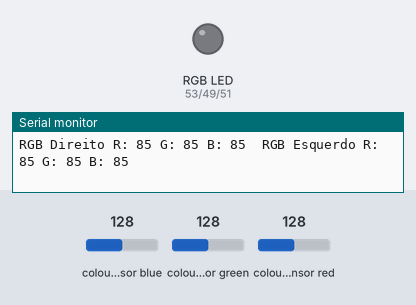
This sketch was run on a simulated Arduino Mega 2560, built with avr-gcc and run on an emulated ATmega2560. Shown: an RGB LED mixed from three pins (HIGH = lit), the last lines printed to the serial monitor. The test bench sets the inputs (shaded band); at power-on: colour sensor green 128, colour sensor blue 128, colour sensor red 128.

Above: at 1.2 s.
1.3 s: colour sensor green set to 190
2.8 s: colour sensor green set to 195
At 4.1 s:
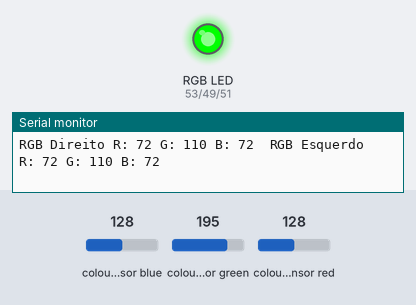
4.4 s: colour sensor blue set to 134
At 5.0 s:
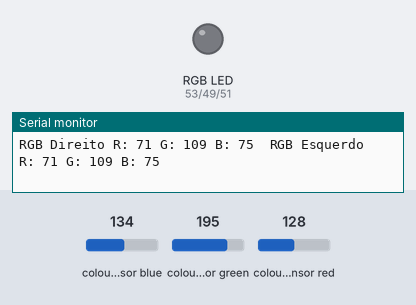
6.0 s: colour sensor blue set to 5
At 7.1 s:
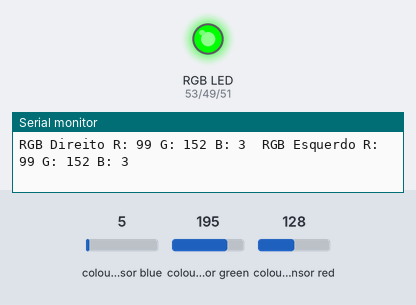
7.5 s: colour sensor green set to 190
At 7.9 s:
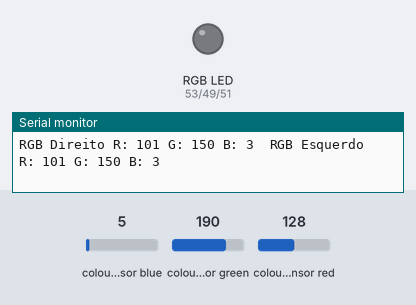
9.1 s: colour sensor green set to 5
At 9.9 s:
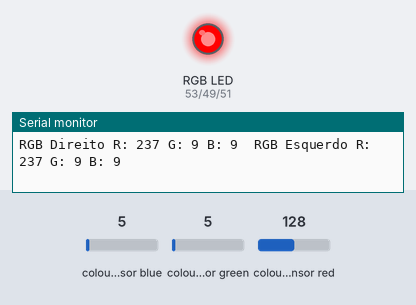
Timing chart, 0 to 11.7 s (numbered marks = the images above; inputs shaded):
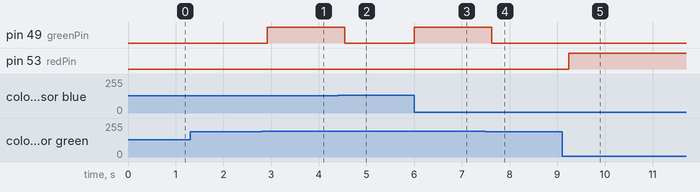

Measured:
- the behaviour switches between 192 and 193 on colour sensor green (found by bisection; images 0 and 1)
- the behaviour switches between 130 and 131 on colour sensor blue (found by bisection; images 1 and 2)
- the behaviour switches between 195 and 194 on colour sensor green (found by bisection; images 3 and 4)
- after the input at 2.8 s, pin 49 (greenPin): LOW → HIGH after 0.12 s
- after the input at 4.4 s, pin 49 (greenPin): HIGH → LOW after 0.14 s
- after the input at 6.0 s, pin 49 (greenPin): LOW → HIGH at once
- after the input at 7.5 s, pin 49 (greenPin): HIGH → LOW after 0.12 s
- after the input at 9.1 s, pin 53 (redPin): LOW → HIGH after 0.15 s

The sketch:

TestarSensoresRGB.ino
```cpp
#include <Wire.h>
#include "Adafruit_TCS34725softi2c.h"

const int sdaDir = 20, sclDir = 21, sdaEsq = 44, sclEsq = 45;
const int redPin = 53, greenPin = 49, bluePin = 51;

Adafruit_TCS34725softi2c rgbDir = Adafruit_TCS34725softi2c(TCS34725_INTEGRATIONTIME_50MS, TCS34725_GAIN_4X, sdaDir, sclDir);
Adafruit_TCS34725softi2c rgbEsq = Adafruit_TCS34725softi2c(TCS34725_INTEGRATIONTIME_50MS, TCS34725_GAIN_4X, sdaEsq, sclEsq);

void setup() {
  // put your setup code here, to run once:
  Serial.begin(9600);
  pinMode(redPin, OUTPUT);
  pinMode(greenPin, OUTPUT);
  pinMode(bluePin, OUTPUT);

  while (!rgbDir.begin()) {
    Serial.println("O sensor RGB direito não foi encontrado ... verifica as ligações");
    delay(1000);
  }

  while (!rgbEsq.begin()) {
    Serial.println("O sensor RGB esquerdo não foi encontrado ... verifica as ligações");
    delay(1000);
  }
}

void loop() {
  // put your main code here, to run repeatedly:
  checkColor();
}

void checkColor() {

  uint16_t clearDir, redDir, greenDir, blueDir;
  uint16_t clearEsq, redEsq, greenEsq, blueEsq;
  rgbDir.setInterrupt(false);  // turn on LED
  rgbEsq.setInterrupt(false);  // turn on LED
  delay(60);                   // takes 50ms to read
  rgbDir.getRawData(&redDir, &greenDir, &blueDir, &clearDir);
  rgbEsq.getRawData(&redEsq, &greenEsq, &blueEsq, &clearEsq);
  rgbDir.setInterrupt(true);  // turn off LED
  rgbEsq.setInterrupt(true);  // turn off LED

  uint32_t sumDir = clearDir;
  float dirR, dirG, dirB;
  dirR = redDir;
  dirR /= sumDir;
  dirG = greenDir;
  dirG /= sumDir;
  dirB = blueDir;
  dirB /= sumDir;
  dirR *= 256;
  dirG *= 256;
  dirB *= 256;

  uint32_t sumEsq = clearEsq;
  float esqR, esqG, esqB;
  esqR = redEsq;
  esqR /= sumEsq;
  esqG = greenEsq;
  esqG /= sumEsq;
  esqB = blueEsq;
  esqB /= sumEsq;
  esqR *= 256;
  esqG *= 256;
  esqB *= 256;

  Serial.print("RGB Direito R: ");
  Serial.print((int)dirR);
  Serial.print(" G: ");
  Serial.print((int)dirG);
  Serial.print(" B: ");
  Serial.print((int)dirB);
  Serial.print("\t");

  Serial.print("RGB Esquerdo R: ");
  Serial.print((int)esqR);
  Serial.print(" G: ");
  Serial.print((int)esqG);
  Serial.print(" B: ");
  Serial.println((int)esqB);


  if ((dirR > 120 && dirG < 100 && dirB < 100) || (esqR > 120 && esqG < 100 && esqB < 100)) {
    analogWrite(redPin, 255);
    analogWrite(greenPin, 0);
    analogWrite(bluePin, 0);
    //buzzerOn();
  } else if ((dirR < 100 && dirG > 110 && dirB < 100) || (esqR < 100 && esqG > 110 && esqB < 100)) {
    analogWrite(redPin, 0);
    analogWrite(greenPin, 255);
    analogWrite(bluePin, 0);
    //buzzerOn();
  } else if ((dirR < 100 && dirG < 100 && dirB > 130) || (esqR < 100 && esqG < 100 && esqB > 130)) {
    analogWrite(redPin, 0);
    analogWrite(greenPin, 0);
    analogWrite(bluePin, 255);
    //buzzerOn();
  } else {
    ledOff();
  }
}

void turnRed() {
  analogWrite(redPin, 255);
  analogWrite(greenPin, 0);
  analogWrite(bluePin, 0);
}

void turnGreen() {
  analogWrite(redPin, 0);
  analogWrite(greenPin, 255);
  analogWrite(bluePin, 0);
}

void turnBlue() {
  analogWrite(redPin, 0);
  analogWrite(greenPin, 0);
  analogWrite(bluePin, 255);
}

void ledOff() {
  analogWrite(redPin, 0);
  analogWrite(greenPin, 0);
  analogWrite(bluePin, 0);
}
```
